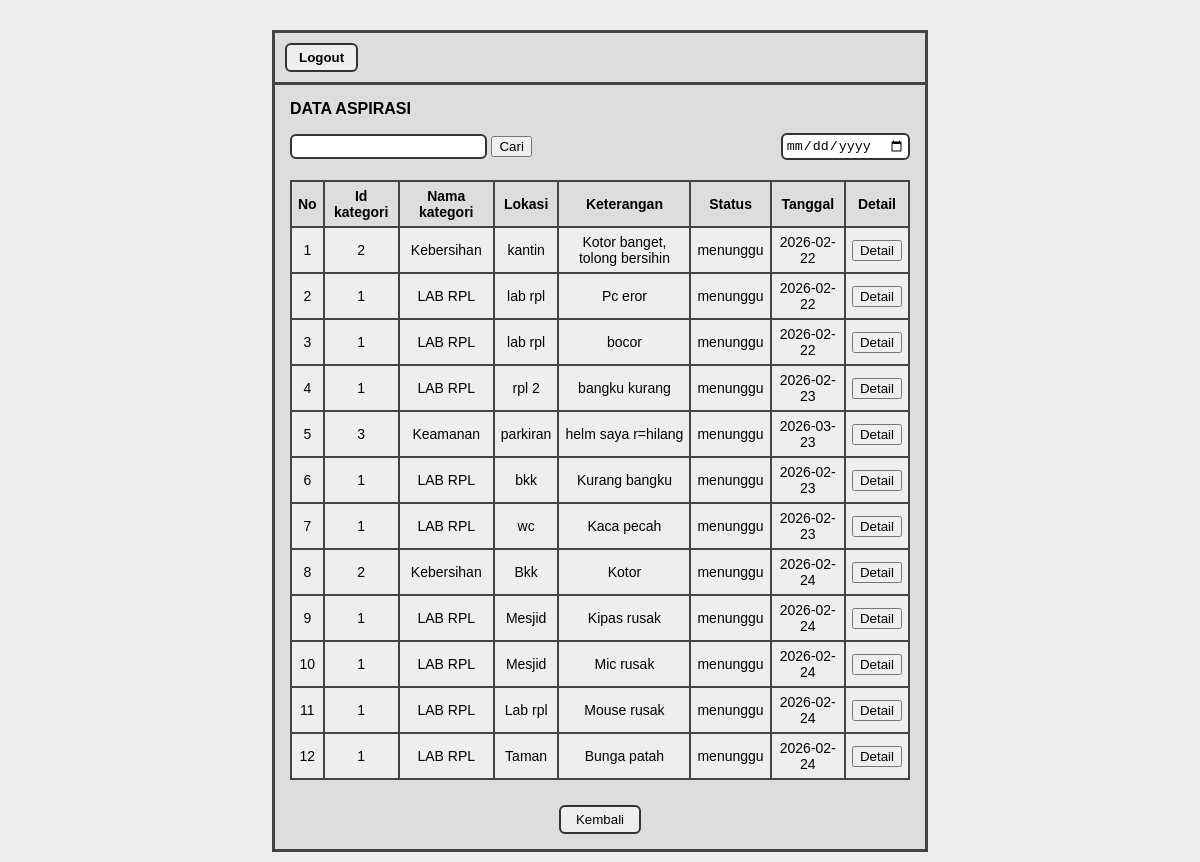
The app's page /rhayi.ukk/admin/data-pengaduan.php with its own data.
### tables this page shows
CREATE TABLE `tb_aspirasi` (
  `id_pelaporan` int(11) NOT NULL,
  `nis` varchar(225) NOT NULL,
  `id_kategori` int(11) NOT NULL,
  `lokasi` varchar(225) NOT NULL,
  `ket` varchar(225) NOT NULL,
  `status` enum('menunggu','proses','selesai') NOT NULL DEFAULT 'menunggu',
  `feedback` varchar(225) DEFAULT NULL,
  `tanggal` date NOT NULL
);

CREATE TABLE `tb_kategori` (
  `id_kategori` int(11) NOT NULL,
  `ket_kategori` varchar(225) NOT NULL
);

### rhayi.ukk/admin/data-pengaduan.php (the view, shortened to what this page needs)
<!DOCTYPE html>
<html lang="en">
<head>
</head>
<body>
<?php
$koneksi = mysqli_connect("localhost", "root", "", "ujikom_12rpl2_rhayi");
$no = 1;
$query = mysqli_query($koneksi, "SELECT tb_aspirasi.*, tb_kategori.ket_kategori
FROM tb_aspirasi
LEFT JOIN tb_kategori
ON tb_aspirasi.id_kategori = tb_kategori.id_kategori");
?>
<div class="wrapper">
<div class="top">
    <a href="logout.php">
        <button class="logout-btn">Logout</button>
    </a>
</div>
<div class="judul">DATA ASPIRASI</div>
<div class="filter">
<div>
<input class="cari">
<button>Cari</button>
</div>
<input type="date" class="tanggal">
</div>
<div class="table-box">
<table>
<tr>
<th>No</th>
<th>Id kategori</th>
<th>Nama kategori</th>
<th>Lokasi</th>
<th>Keterangan</th>
<th>Status</th>
<th>Tanggal</th>
<th>Detail</th>
</tr>
<?php while ($data = mysqli_fetch_assoc($query)) { ?>
<tr>
<td><?= $no++ ?></td>
<td><?= $data['id_kategori'] ?></td>
<td><?= $data['ket_kategori'] ?></td>
<td><?= $data['lokasi'] ?></td>
<td><?= $data['ket'] ?></td>
<td><?= $data['status'] ?></td>
<td><?= $data['tanggal'] ?></td>
<td>
<a href="detail-pengaduan.php?id=<?= $data['id_pelaporan'] ?>">
<button>Detail</button>
</a>
</td>
</tr>
<?php } ?>
</table>
</div>
<div class="footer">
<button class="back" onclick="history.back()">Kembali</button>
</div>
</div>
</body>
</html>

### rhayi.ukk/admin/data-pengaduan.php (style rules this page uses)
body { background:#eee; font-family: Arial, Helvetica, sans-serif; }
.wrapper { width:650px; margin:30px auto; border:3px solid #444; background:#ddd; }
.top { border-bottom:3px solid #444; padding:10px; }
.logout-btn { padding:5px 12px; border:2px solid #333; border-radius:6px; background:#eee; font-weight:bold; }
.judul { font-weight:bold; padding:15px; }
.filter { display:flex; justify-content:space-between; align-items:center; padding:0 15px 10px 15px; }
.cari { border:2px solid #333; border-radius:6px; padding:3px 8px; }
.tanggal { border:2px solid #333; border-radius:6px; padding:3px; }
.table-box { padding:10px 15px; }
table { width:100%; border-collapse:collapse; background:#eee; }
th, td { border:2px solid #444; padding:6px; font-size:14px; text-align:center; }
th { background:#ddd; }
.footer { text-align:center; padding:15px; }
.back { padding:5px 15px; border:2px solid #333; border-radius:6px; background:#eee; }

### records on screen
tb_aspirasi: id_kategori "2", id_kategori.ket_kategori "Kebersihan", lokasi "kantin", ket "Kotor banget, tolong bersihin", status "menunggu", tanggal "2026-02-22"
tb_aspirasi: id_kategori "1", id_kategori.ket_kategori "LAB RPL", lokasi "lab rpl", ket "Pc eror", status "menunggu", tanggal "2026-02-22"
tb_aspirasi: id_kategori "1", id_kategori.ket_kategori "LAB RPL", lokasi "lab rpl", ket "bocor", status "menunggu", tanggal "2026-02-22"
tb_aspirasi: id_kategori "1", id_kategori.ket_kategori "LAB RPL", lokasi "rpl 2", ket "bangku kurang", status "menunggu", tanggal "2026-02-23"
tb_aspirasi: id_kategori "3", id_kategori.ket_kategori "Keamanan", lokasi "parkiran", ket "helm saya r=hilang", status "menunggu", tanggal "2026-03-23"
tb_aspirasi: id_kategori "1", id_kategori.ket_kategori "LAB RPL", lokasi "bkk", ket "Kurang bangku", status "menunggu", tanggal "2026-02-23"
tb_aspirasi: id_kategori "1", id_kategori.ket_kategori "LAB RPL", lokasi "wc", ket "Kaca pecah", status "menunggu", tanggal "2026-02-23"
tb_aspirasi: id_kategori "2", id_kategori.ket_kategori "Kebersihan", lokasi "Bkk", ket "Kotor", status "menunggu", tanggal "2026-02-24"
tb_aspirasi: id_kategori "1", id_kategori.ket_kategori "LAB RPL", lokasi "Mesjid", ket "Kipas rusak", status "menunggu", tanggal "2026-02-24"
tb_aspirasi: id_kategori "1", id_kategori.ket_kategori "LAB RPL", lokasi "Mesjid", ket "Mic rusak", status "menunggu", tanggal "2026-02-24"
tb_aspirasi: id_kategori "1", id_kategori.ket_kategori "LAB RPL", lokasi "Lab rpl", ket "Mouse rusak", status "menunggu", tanggal "2026-02-24"
tb_aspirasi: id_kategori "1", id_kategori.ket_kategori "LAB RPL", lokasi "Taman", ket "Bunga patah", status "menunggu", tanggal "2026-02-24"
